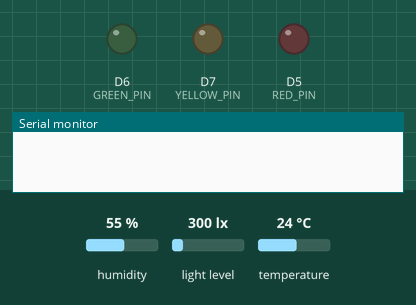
Recording of a sketch running on a simulated ESP8266 (NodeMCU). Parts: output pins drawn as LEDs (lit = HIGH), the last lines printed to the serial monitor. Inputs (shaded band) come from the test bench; at power-on: humidity 55 %, light level 300 lx, temperature 24 °C. WiFi joins after 1.5 s; servers stay silent unless stated; the local clock reads 2024-03-15 10:24:30 at power-on unless the sketch sets it.

Above: at 0.1 s.
At 2.6 s:
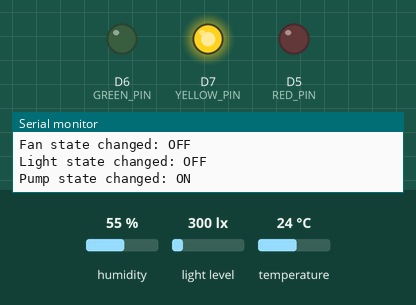
Timing chart, 0 to 4.1 s (numbered marks = the images above):
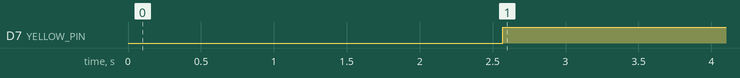

Measured:
- by itself, D7 (YELLOW_PIN): LOW → HIGH at 2.6 s

The sketch:

PROJECT.ino
```cpp
#include <Wire.h>
#include "FirebaseESP8266.h"
#include <ESP8266WiFi.h>
#include "DHT.h"
#include <time.h>  // For NTP time
#include <BH1750.h>
#include <TridentTD_LineNotify.h>  // ไลบรารี LINE Notify

// Pin and constants
#define DHTPIN D4      // Pin connected to the DHT22 data pin
#define DHTTYPE DHT22  // DHT 22 (AM2302)

// Firebase credentials
char FIREBASE_AUTH[] = "xFIACbUpoxCtYuDWPoWbRh9NxCqtOvkSF7aIYuKP";
char FIREBASE_HOST[] = "https://smartfarm-b1cd9-default-rtdb.asia-southeast1.firebasedatabase.app";

// WiFi credentials
char WIFI_SSID[] = "B415";
char WIFI_PASSWORD[] = "appletv415";

// LINE Notify token
#define LINE_TOKEN "oupAr0Okmz6uJiJ0oBEKi0bhABqddSpMlsKsqOfK40e"

const int RED_PIN = D5;     // Fan control (FAN)
const int GREEN_PIN = D6;   // Light control (LIGHT)
const int YELLOW_PIN = D7;  // Water pump control (PUMP)

// Thresholds
const float TEMP_THRESHOLD = 30.0;   // Temperature threshold
const float LIGHT_THRESHOLD = 10.0;  // Low light threshold

FirebaseData firebaseData;
DHT dht(DHTPIN, DHTTYPE);  // Initialize DHT sensor
BH1750 lightMeter;

bool lastFanState = false;
bool lastLightState = false;
bool lastPumpState = false;

void setup() {
  Serial.begin(115200);
  Wire.begin();
  lightMeter.begin();
  pinMode(RED_PIN, OUTPUT);
  pinMode(GREEN_PIN, OUTPUT);
  pinMode(YELLOW_PIN, OUTPUT);

  // Start WiFi connection
  WiFi.begin(WIFI_SSID, WIFI_PASSWORD);
  while (WiFi.status() != WL_CONNECTED) {
    delay(500);
    Serial.print(".");
  }
  Serial.println("\nWi-Fi connected");

  // Start Firebase connection
  Firebase.begin(FIREBASE_HOST, FIREBASE_AUTH);

  // Start DHT sensor
  dht.begin();

  // Start NTP to get the time (UTC+7 for Thailand)
  configTime(7 * 3600, 0, "pool.ntp.org", "time.nist.gov");
  Serial.println("\nWaiting for NTP time sync...");
  while (!time(nullptr)) {
    delay(1000);
    Serial.print(".");
  }
  Serial.println("\nTime synced!");

  // Initialize LINE Notify
  LINE.setToken(LINE_TOKEN);
}

String getFormattedTime() {
  time_t now = time(nullptr);
  struct tm* timeinfo = localtime(&now);
  char buffer[20];
  strftime(buffer, sizeof(buffer), "%Y/%m/%d %H:%M:%S", timeinfo);
  return String(buffer);
}

void sendLineNotify(float temperature, float humidity, float light, bool fanOn, bool lightOn, bool pumpOn, String time) {
  String message = "\nTemperature: " + String(temperature) + "°C\n" + "Humidity: " + String(humidity) + "%\n" + "Light: " + String(light) + " lx\n" + "FAN: " + (fanOn ? "ON" : "OFF") + "\n" + "LIGHT: " + (lightOn ? "ON" : "OFF") + "\n" + "PUMP: " + (pumpOn ? "ON" : "OFF") + "\n" + "Date: " + time.substring(0, 10) + "\n" + "Time: " + time.substring(11);
  LINE.notify(message);
}

void controlFan(float temperature) {
  bool fanOn = (temperature > TEMP_THRESHOLD);
  digitalWrite(RED_PIN, fanOn ? HIGH : LOW);  // Control Fan (RED_PIN)
  if (fanOn != lastFanState) {
    lastFanState = fanOn;

  }
  Serial.println("Fan state changed: " + String(fanOn ? "ON" : "OFF"));
}

void controlLight(float lux) {
  bool lightOn = (lux < LIGHT_THRESHOLD);
  digitalWrite(GREEN_PIN, lightOn ? HIGH : LOW);  // Control Light (GREEN_PIN)
  if (lightOn != lastLightState) {
    lastLightState = lightOn;

  }
  Serial.println("Light state changed: " + String(lightOn ? "ON" : "OFF"));
}

void controlPump(bool turnOn) {
  digitalWrite(YELLOW_PIN, turnOn ? HIGH : LOW);  // Control Pump (YELLOW_PIN)
  if (turnOn != lastPumpState) {
    lastPumpState = turnOn;

  }
  Serial.println("Pump state changed: " + String(turnOn ? "ON" : "OFF"));
}

void loop() {
  // Get sensor data
  float temperature = dht.readTemperature();
  float humidity = dht.readHumidity();
  float lux = lightMeter.readLightLevel();
  String timestamp = getFormattedTime();

  // Check if the data from the sensors is valid
  if (isnan(temperature) || isnan(humidity) || lux < 0) {
    Serial.println("Failed to read from sensors");
    return;
  }

  // Log sensor data to Serial Monitor
  Serial.println("------------------ Value -------------------");
  Serial.println("Timestamp: " + timestamp);
  Serial.println("Temperature: " + String(temperature) + " °C");
  Serial.println("Humidity: " + String(humidity) + " %");
  Serial.println("Light Intensity: " + String(lux) + " lx");
  Serial.println("------------------ Status -------------------");

    // Firebase log path
    String logPath = "/logs/log_" + String(millis());

  // Send data to Firebase
  Firebase.setFloat(firebaseData, logPath + "/temperature", temperature);
  Firebase.setFloat(firebaseData, logPath + "/humidity", humidity);
  Firebase.setFloat(firebaseData, logPath + "/light", lux);
  Firebase.setString(firebaseData, logPath + "/time", timestamp);

  // Add states to Firebase
  Firebase.setString(firebaseData, logPath + "/led", lastLightState ? "ON" : "OFF");  // GREEN_PIN state (LED)
  Firebase.setString(firebaseData, logPath + "/fan", lastFanState ? "ON" : "OFF");    // RED_PIN state (Fan)
  Firebase.setString(firebaseData, logPath + "/pump", lastPumpState ? "ON" : "OFF");  // YELLOW_PIN state (Pump)

  // Control devices based on sensor data
  controlFan(temperature);
  controlLight(lux);

  // Pump is controlled by humidity
  controlPump(humidity > 50.0);

  // Send LINE Notify if any state changes
  if (lastFanState || lastLightState || lastPumpState) {
    sendLineNotify(temperature, humidity, lux, lastFanState, lastLightState, lastPumpState, timestamp);
  }

  // Wait for 30 seconds before the next loop
  delay(30000);
}
```
